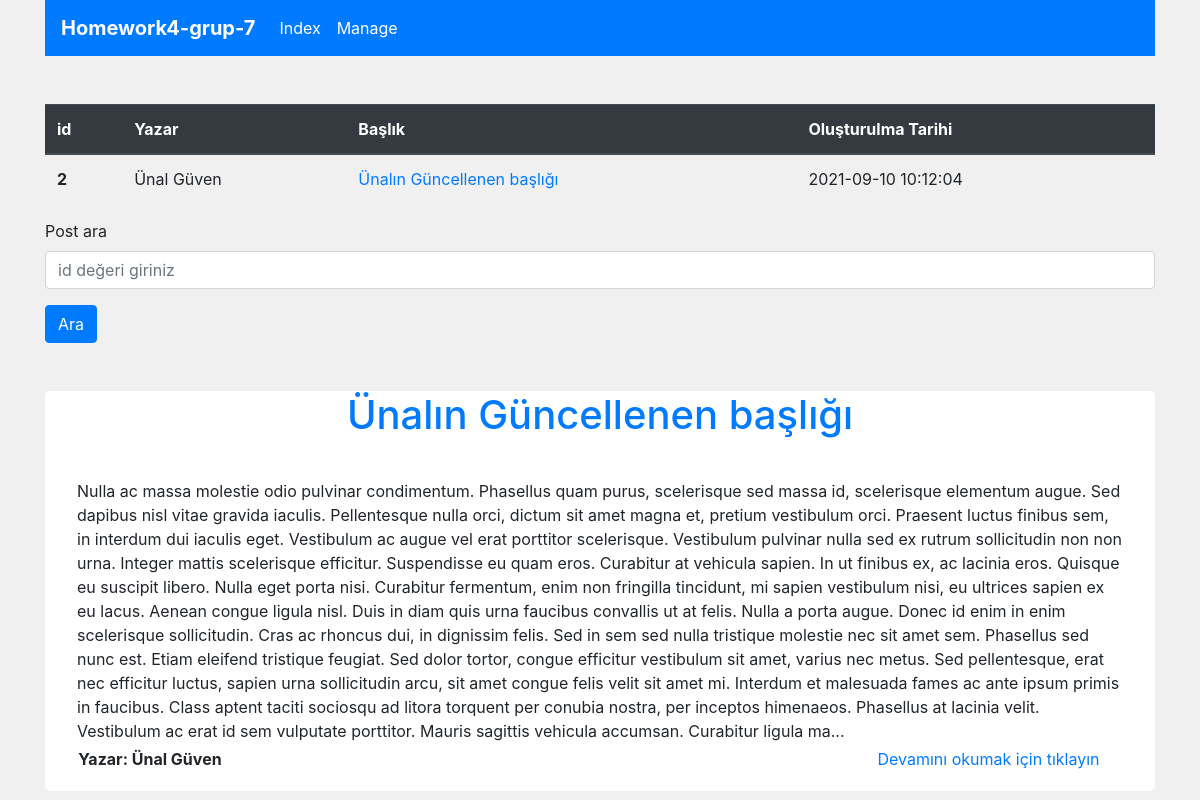
/index.php?post=2, run on the app's committed database.
### tables this page shows
CREATE TABLE `posts` (
  `id` int(11) NOT NULL,
  `author` varchar(55) NOT NULL,
  `post_detail` text NOT NULL,
  `post_header` varchar(255) NOT NULL,
  `post_created` datetime NOT NULL DEFAULT current_timestamp(),
  `post_updated` datetime NOT NULL DEFAULT current_timestamp()
);

### db.class.php (called while the page is built, shortened)
<?php
class DB{
    protected string $user = "root";
    protected string $pass = "";
    protected string $db_name = "post";
    protected string $host_name ="localhost";
    public function createConn() : PDO{
        try{
            return new PDO("mysql:host=$this->host_name;dbname=$this->db_name","$this->user","$this->pass");
        }catch(PDOException $e){
            echo $e-> getMessage();
        }
    }
    public function get(string $table_name, int $id) : array{
        $conn  = $this->createConn();
        $stmt = $conn->prepare("SELECT * FROM $table_name WHERE id = $id");
        $stmt->execute();
        return $stmt->fetchAll(PDO::FETCH_ASSOC);
    }
}

### post.class.php (called while the page is built, shortened)
<?php
require "db.class.php";
class Post{
    private object $database;
    public function __construct(DB $database)
    {
        $this->database = $database;
    }
    public function postDetail(int $post_id): array{
        return $this->database->get("posts", $post_id);
    }
}

### index.php (the view, shortened to what this page needs)
<?php  require "post.class.php"; ?>
<!DOCTYPE html>
<html lang="en">
<head>
    <link rel="stylesheet" href="https://cdn.jsdelivr.net/npm/bootstrap@4.6.0/dist/css/bootstrap.min.css">
</head>
<body style = "background-color:rgb(240, 240, 240)">
<div class = "container">
<nav class="navbar navbar-expand-lg navbar-light bg-primary mb-5"  >
  <a class="navbar-brand" href="" style="color: white; font-weight:bold">Homework4-grup-7</a>
  <div class="collapse navbar-collapse" id="navbarNav">
    <ul class="navbar-nav">
      <li class="nav-item active">
        <a class="nav-link" style="color: white;" href="http://localhost/homework4-grup-7/index.php">Index <span class="sr-only">(current)</span></a>
      </li>
      <li class="nav-item active">
        <a class="nav-link" style="color: white;" href="http://localhost/homework4-grup-7/manage.php">Manage<span class="sr-only">(current)</span></a>
      </li>
    </ul>
  </div>
</nav>
    <table class="table">
    <thead class="thead-dark">
      <tr>
        <th scope="col">id</th>
        <th scope="col">Yazar</th>
        <th scope="col">Başlık</th>
        <th scope="col">Oluşturulma Tarihi</th>
      </tr>
    </thead>
    <tbody>
      <?php
      if(isset($_GET['post'])){
        $id = $_GET['post'];
        $postObj = new Post(new DB());
        $post = $postObj->postDetail($id);
        foreach($post as $post_val){
          echo "<tr>" . PHP_EOL;
          echo "<th scope ='row'>$post_val[id]</th>" . PHP_EOL;
          echo "<td>$post_val[author]</td>" . PHP_EOL;
          echo "<td><a href='http://localhost/homework4-grup7/$post_val[post_header].php'> $post_val[post_header]</a></td>" . PHP_EOL;
          echo "<td>$post_val[post_created]</td>" . PHP_EOL;
          echo "</tr> " . PHP_EOL;
      }
      }
      ?>
    </tbody>
</table>
<form action="index.php" method="GET">
<div class="form-group">
       <label for="search-post">Post ara</label>
       <input type="text" name = "post" class="form-control" placeholder="id değeri giriniz">
</div>
<button class="btn btn-primary" type="submit">Ara</button>
</form>
<div class="container p-0 mt-5">
    <?php
  if(isset($_GET['post'])){
    foreach($post as $post_val){
      echo "<div class ='post-box mt-5'>";
      echo "<div class = 'post-box-inner'>";
      echo "<h1> <a href='http://localhost/homework4-grup7/$post_val[post_header].php'>$post_val[post_header]</a></h1>";
      echo "<p>";
      echo substr($post_val['post_detail'], 0 ,1500);
      echo "...</p>";
      echo "</div>";
      echo "<div class ='post-author'>Yazar: $post_val[author]</div>";
      echo "<div class ='post-read'><a href='http://localhost/homework4-grup7/$post_val[post_header].php'>Devamını okumak için tıklayın</a></div>";
      echo "</div>";
    }
  }
    ?>
</div>
</body>
</html>

### index.php (style rules this page uses)
.post-box { width: 100%; height: 400px; background-color: white; border-radius: 5px; position: relative; }
.post-box h1 { text-align: center; }
.post-box-inner p { padding: 2em; }
.post-box-inner a { text-decoration: none; }
.post-author { position: absolute; bottom:5%; left: 3%; font-weight: bold; }
.post-read { position: absolute; bottom: 5%; right:5%; }

### data on the page
posts: id "2", author "Ünal Güven", post_header "Ünalın Güncellenen başlığı", post_created "2021-09-10 10:12:04", post_detail "Nulla ac massa molestie odio pulvinar condimentum. Phasellus quam purus, scelerisque sed massa id, scelerisque elementum augue. Sed dapibus nisl vitae gravida iaculis. Pellentesque nulla orci, dictum sit amet magna et, pretium vestibulum orci. Praesent luctus finibus sem, in interdum dui iaculis eget. Vestibulum ac augue vel erat porttitor scelerisque. Vestibulum pulvinar nulla sed ex rutrum sollicitudin non non urna. Integer mattis scelerisque efficitur. Suspendisse eu quam eros. Curabitur at vehicula sapien. In ut finibus ex, ac lacinia eros. Quisque eu suscipit libero. Nulla eget porta nisi. Curabitur fermentum, enim non fringilla tincidunt, mi sapien vestibulum nisi, eu ultrices sapien…"
